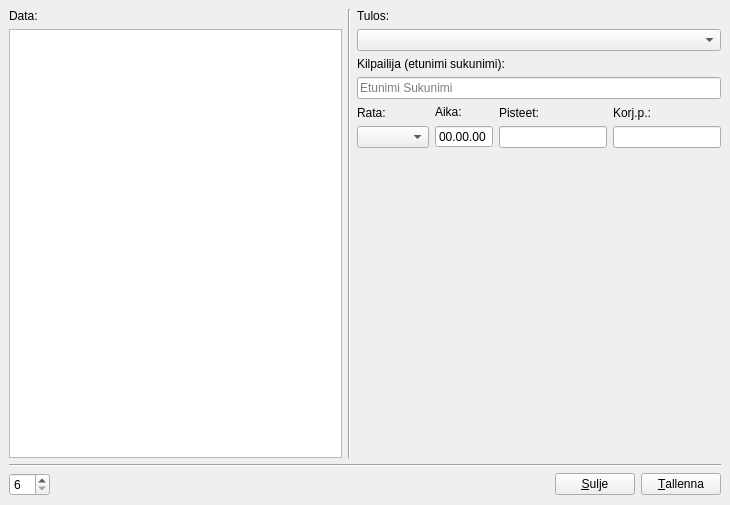
<?xml version="1.0" encoding="UTF-8"?>
<ui version="4.0">
 <class>TulosForm</class>
 <widget class="QWidget" name="TulosForm">
  <property name="geometry">
   <rect>
    <x>0</x>
    <y>0</y>
    <width>730</width>
    <height>505</height>
   </rect>
  </property>
  <property name="windowTitle">
   <string>Form</string>
  </property>
  <layout class="QVBoxLayout" name="verticalLayout_6">
   <property name="spacing">
    <number>0</number>
   </property>
   <property name="leftMargin">
    <number>0</number>
   </property>
   <property name="topMargin">
    <number>0</number>
   </property>
   <property name="rightMargin">
    <number>0</number>
   </property>
   <property name="bottomMargin">
    <number>0</number>
   </property>
   <item>
    <widget class="QStackedWidget" name="stackedWidget">
     <property name="currentIndex">
      <number>0</number>
     </property>
     <widget class="QWidget" name="mainPage">
      <layout class="QVBoxLayout" name="verticalLayout_7">
       <item>
        <layout class="QHBoxLayout" name="horizontalLayout_3">
         <item>
          <layout class="QVBoxLayout" name="verticalLayout">
           <item>
            <widget class="QLabel" name="label">
             <property name="text">
              <string>Data:</string>
             </property>
            </widget>
           </item>
           <item>
            <widget class="QTreeView" name="emitDataView">
             <property name="editTriggers">
              <set>QAbstractItemView::NoEditTriggers</set>
             </property>
            </widget>
           </item>
          </layout>
         </item>
         <item>
          <widget class="Line" name="line_2">
           <property name="orientation">
            <enum>Qt::Vertical</enum>
           </property>
          </widget>
         </item>
         <item>
          <layout class="QVBoxLayout" name="verticalLayout_5">
           <item>
            <widget class="QLabel" name="label_5">
             <property name="text">
              <string>Tulos: &lt;Ctrl + 1&gt;</string>
             </property>
            </widget>
           </item>
           <item>
            <widget class="QComboBox" name="tilaBox"/>
           </item>
           <item>
            <layout class="QVBoxLayout" name="verticalLayout_3">
             <item>
              <widget class="QLabel" name="label_2">
               <property name="text">
                <string>Kilpailija (etunimi sukunimi): &lt;Ctrl + 2&gt;</string>
               </property>
              </widget>
             </item>
             <item>
              <widget class="QLineEdit" name="kilpailijaEdit">
               <property name="placeholderText">
                <string>Etunimi Sukunimi</string>
               </property>
              </widget>
             </item>
            </layout>
           </item>
           <item>
            <layout class="QHBoxLayout" name="horizontalLayout_2" stretch="1,0,0,0">
             <item>
              <layout class="QVBoxLayout" name="verticalLayout_4">
               <item>
                <widget class="QLabel" name="label_4">
                 <property name="text">
                  <string>Rata: &lt;Ctrl + 3&gt;</string>
                 </property>
                </widget>
               </item>
               <item>
                <widget class="QComboBox" name="sarjaBox">
                 <property name="sizePolicy">
                  <sizepolicy hsizetype="Expanding" vsizetype="Fixed">
                   <horstretch>0</horstretch>
                   <verstretch>0</verstretch>
                  </sizepolicy>
                 </property>
                </widget>
               </item>
              </layout>
             </item>
             <item>
              <layout class="QVBoxLayout" name="verticalLayout_2">
               <item>
                <widget class="QLabel" name="label_3">
                 <property name="text">
                  <string>Aika:</string>
                 </property>
                </widget>
               </item>
               <item>
                <widget class="QTimeEdit" name="aikaTimeEdit">
                 <property name="alignment">
                  <set>Qt::AlignRight|Qt::AlignTrailing|Qt::AlignVCenter</set>
                 </property>
                 <property name="buttonSymbols">
                  <enum>QAbstractSpinBox::NoButtons</enum>
                 </property>
                 <property name="displayFormat">
                  <string>HH.mm.ss</string>
                 </property>
                </widget>
               </item>
              </layout>
             </item>
             <item>
              <layout class="QVBoxLayout" name="pisteLayout">
               <item>
                <widget class="QLabel" name="pisteetLabel">
                 <property name="text">
                  <string>Pisteet:</string>
                 </property>
                </widget>
               </item>
               <item>
                <widget class="QLineEdit" name="pisteetEdit">
                 <property name="sizePolicy">
                  <sizepolicy hsizetype="Preferred" vsizetype="Fixed">
                   <horstretch>0</horstretch>
                   <verstretch>0</verstretch>
                  </sizepolicy>
                 </property>
                 <property name="readOnly">
                  <bool>true</bool>
                 </property>
                </widget>
               </item>
              </layout>
             </item>
             <item>
              <layout class="QVBoxLayout" name="pkorjLayout">
               <item>
                <widget class="QLabel" name="pkorjLabel">
                 <property name="text">
                  <string>Korj.p.:</string>
                 </property>
                </widget>
               </item>
               <item>
                <widget class="QLineEdit" name="pkorjEdit">
                 <property name="sizePolicy">
                  <sizepolicy hsizetype="Preferred" vsizetype="Fixed">
                   <horstretch>0</horstretch>
                   <verstretch>0</verstretch>
                  </sizepolicy>
                 </property>
                 <property name="inputMask">
                  <string>#000</string>
                 </property>
                 <property name="maxLength">
                  <number>4</number>
                 </property>
                </widget>
               </item>
              </layout>
             </item>
            </layout>
           </item>
           <item>
            <spacer name="verticalSpacer">
             <property name="orientation">
              <enum>Qt::Vertical</enum>
             </property>
             <property name="sizeHint" stdset="0">
              <size>
               <width>20</width>
               <height>40</height>
              </size>
             </property>
            </spacer>
           </item>
           <item>
            <widget class="QLabel" name="eiNollaustaLabel">
             <property name="palette">
              <palette>
               <active>
                <colorrole role="Text">
                 <brush brushstyle="SolidPattern">
                  <color alpha="255">
                   <red>255</red>
                   <green>0</green>
                   <blue>0</blue>
                  </color>
                 </brush>
                </colorrole>
               </active>
               <inactive>
                <colorrole role="Text">
                 <brush brushstyle="SolidPattern">
                  <color alpha="255">
                   <red>255</red>
                   <green>0</green>
                   <blue>0</blue>
                  </color>
                 </brush>
                </colorrole>
               </inactive>
               <disabled>
                <colorrole role="Text">
                 <brush brushstyle="SolidPattern">
                  <color alpha="255">
                   <red>118</red>
                   <green>118</green>
                   <blue>117</blue>
                  </color>
                 </brush>
                </colorrole>
               </disabled>
              </palette>
             </property>
             <property name="font">
              <font>
               <pointsize>20</pointsize>
              </font>
             </property>
             <property name="text">
              <string/>
             </property>
            </widget>
           </item>
           <item>
            <widget class="QLabel" name="koodi99Label">
             <property name="palette">
              <palette>
               <active>
                <colorrole role="WindowText">
                 <brush brushstyle="SolidPattern">
                  <color alpha="255">
                   <red>255</red>
                   <green>0</green>
                   <blue>0</blue>
                  </color>
                 </brush>
                </colorrole>
               </active>
               <inactive>
                <colorrole role="WindowText">
                 <brush brushstyle="SolidPattern">
                  <color alpha="255">
                   <red>255</red>
                   <green>0</green>
                   <blue>0</blue>
                  </color>
                 </brush>
                </colorrole>
               </inactive>
               <disabled>
                <colorrole role="WindowText">
                 <brush brushstyle="SolidPattern">
                  <color alpha="255">
                   <red>118</red>
                   <green>118</green>
                   <blue>117</blue>
                  </color>
                 </brush>
                </colorrole>
               </disabled>
              </palette>
             </property>
             <property name="font">
              <font>
               <pointsize>16</pointsize>
              </font>
             </property>
             <property name="text">
              <string/>
             </property>
            </widget>
           </item>
           <item>
            <widget class="QLabel" name="tilaLabel">
             <property name="text">
              <string/>
             </property>
            </widget>
           </item>
          </layout>
         </item>
        </layout>
       </item>
       <item>
        <widget class="Line" name="line">
         <property name="orientation">
          <enum>Qt::Horizontal</enum>
         </property>
        </widget>
       </item>
       <item>
        <layout class="QHBoxLayout" name="horizontalLayout">
         <item>
          <widget class="QSpinBox" name="pointSizeBox">
           <property name="frame">
            <bool>true</bool>
           </property>
           <property name="minimum">
            <number>6</number>
           </property>
          </widget>
         </item>
         <item>
          <spacer name="horizontalSpacer">
           <property name="orientation">
            <enum>Qt::Horizontal</enum>
           </property>
           <property name="sizeHint" stdset="0">
            <size>
             <width>40</width>
             <height>20</height>
            </size>
           </property>
          </spacer>
         </item>
         <item>
          <widget class="QPushButton" name="closeButton">
           <property name="text">
            <string>&amp;Sulje</string>
           </property>
          </widget>
         </item>
         <item>
          <widget class="QPushButton" name="saveButton">
           <property name="text">
            <string>&amp;Tallenna</string>
           </property>
          </widget>
         </item>
        </layout>
       </item>
      </layout>
     </widget>
     <widget class="QWidget" name="kysymysPage">
      <layout class="QVBoxLayout" name="verticalLayout_8">
       <item>
        <widget class="QLabel" name="label_6">
         <property name="text">
          <string>&lt;html&gt;&lt;head/&gt;&lt;body&gt;&lt;p&gt;&lt;span style=&quot; font-size:20pt;&quot;&gt;Emitillä on jo suunnistettu tässä tapahtumassa.&lt;/span&gt;&lt;/p&gt;&lt;p&gt;&lt;span style=&quot; font-size:20pt;&quot;&gt;Valitse korvataanko vai luodaanko uusi tulos.&lt;/span&gt;&lt;/p&gt;&lt;p&gt;&lt;br/&gt;&lt;/p&gt;&lt;p&gt;Korvattava tulos valittava listasta:&lt;/p&gt;&lt;/body&gt;&lt;/html&gt;</string>
         </property>
         <property name="wordWrap">
          <bool>true</bool>
         </property>
        </widget>
       </item>
       <item>
        <widget class="QTreeView" name="tulosView"/>
       </item>
       <item>
        <widget class="Line" name="line_3">
         <property name="orientation">
          <enum>Qt::Horizontal</enum>
         </property>
        </widget>
       </item>
       <item>
        <layout class="QHBoxLayout" name="horizontalLayout_4">
         <item>
          <spacer name="horizontalSpacer_2">
           <property name="orientation">
            <enum>Qt::Horizontal</enum>
           </property>
           <property name="sizeHint" stdset="0">
            <size>
             <width>40</width>
             <height>20</height>
            </size>
           </property>
          </spacer>
         </item>
         <item>
          <widget class="QPushButton" name="korvaaButton">
           <property name="text">
            <string>&amp;Korvaa</string>
           </property>
          </widget>
         </item>
         <item>
          <widget class="QPushButton" name="uusiButton">
           <property name="text">
            <string>&amp;Uusi</string>
           </property>
          </widget>
         </item>
        </layout>
       </item>
      </layout>
     </widget>
    </widget>
   </item>
  </layout>
 </widget>
 <tabstops>
  <tabstop>saveButton</tabstop>
  <tabstop>closeButton</tabstop>
  <tabstop>tilaBox</tabstop>
  <tabstop>kilpailijaEdit</tabstop>
  <tabstop>sarjaBox</tabstop>
  <tabstop>aikaTimeEdit</tabstop>
  <tabstop>emitDataView</tabstop>
  <tabstop>pointSizeBox</tabstop>
  <tabstop>tulosView</tabstop>
  <tabstop>uusiButton</tabstop>
  <tabstop>korvaaButton</tabstop>
 </tabstops>
 <resources/>
 <connections/>
</ui>
